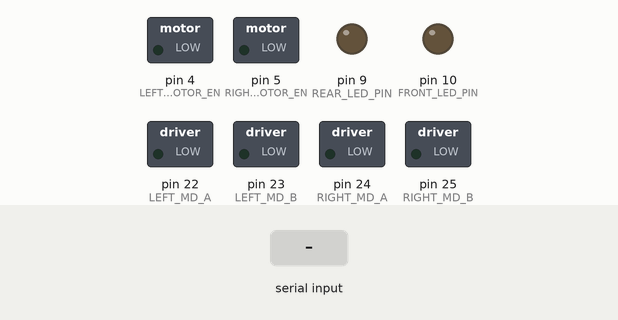
Bench run of a sketch on a simulated Arduino Mega 2560, built with avr-gcc and run on an emulated ATmega2560. On the bench: switched loads named in the sketch (green lamp = pin HIGH), output pins drawn as LEDs (lit = HIGH). The test bench sets the inputs (shaded band). What the sketch prints to the serial monitor is not drawn.

Above: at 1.2 s.
1.3 s: byte 1 (1) received over Serial
At 3.0 s:
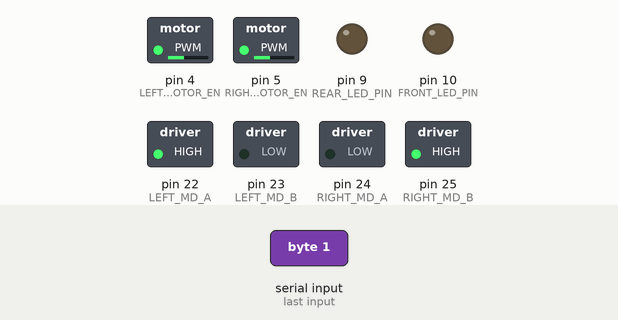
3.3 s: "1" received over Serial
At 4.3 s:
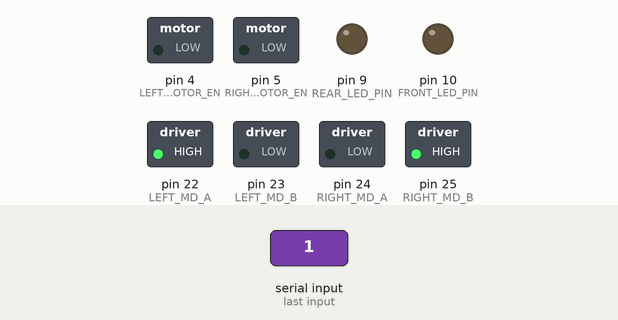
4.8 s: byte 2 (2) received over Serial
At 5.8 s:
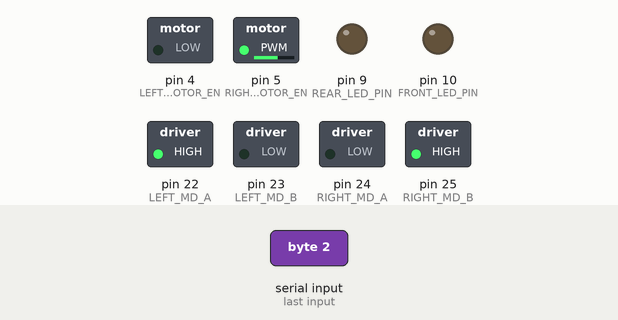
6.8 s: byte 3 (3) received over Serial
At 8.5 s:
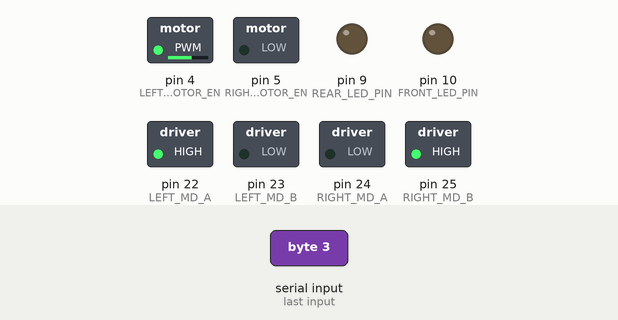
8.8 s: byte 4 (4) received over Serial
At 10.1 s:
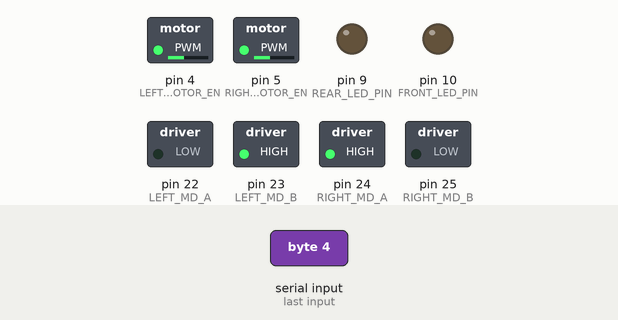
10.8 s: byte 5 (5) received over Serial
At 11.2 s:
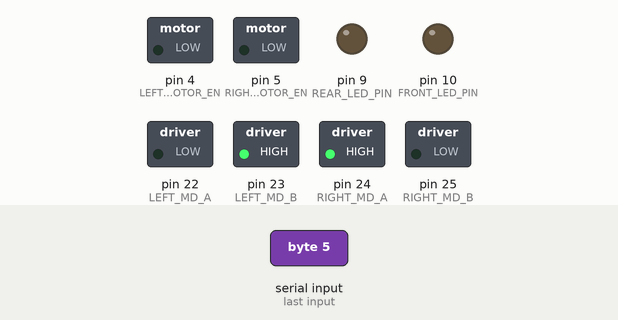
Timing chart, 0 to 13.3 s (numbered marks = the images above; inputs shaded):
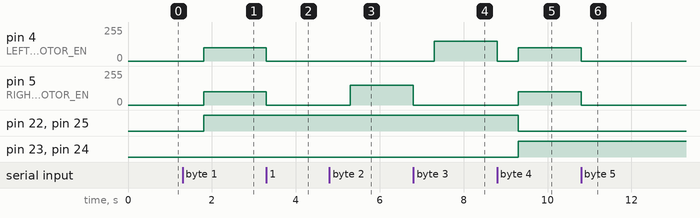

Measured:
- after the input at 1.3 s, pin 4 (LEFT_MOTOR_EN), pin 5 (RIGHT_MOTOR_EN): 0/255 → 100/255 after 0.50 s; pin 22 (LEFT_MD_A), pin 25 (RIGHT_MD_B): LOW → HIGH after 0.50 s
- after the input at 3.3 s, pin 4 (LEFT_MOTOR_EN), pin 5 (RIGHT_MOTOR_EN): 100/255 → 0/255 at once
- after the input at 4.8 s, pin 5 (RIGHT_MOTOR_EN): 0/255 → 150/255 after 0.50 s
- after the input at 6.8 s, pin 4 (LEFT_MOTOR_EN): 0/255 → 150/255 after 0.50 s; pin 5 (RIGHT_MOTOR_EN): 150/255 → 0/255 at once
- after the input at 8.8 s, pin 4 (LEFT_MOTOR_EN): 150/255 → 0/255 at once, → 100/255 0.50 s later; pin 5 (RIGHT_MOTOR_EN): 0/255 → 100/255 after 0.50 s; pin 22 (LEFT_MD_A), pin 25 (RIGHT_MD_B): HIGH → LOW after 0.50 s; pin 23 (LEFT_MD_B), pin 24 (RIGHT_MD_A): LOW → HIGH after 0.50 s
- after the input at 10.8 s, pin 4 (LEFT_MOTOR_EN), pin 5 (RIGHT_MOTOR_EN): 100/255 → 0/255 at once

The sketch:

smart_software_project_week8_lab1v1.ino
```cpp
/*

This code pairs the Arduino Mega 2560 SmartCAR with an Android Device.

The App can be viewed and downloaded from MIT's App Inventor : http://ai2.appinventor.mit.edu/?galleryId=4977576502362112

*/
```

lab5.cpp
```cpp
#include  "lab5.h"

#define LEFT_MD_A 22
#define LEFT_MD_B 23
#define RIGHT_MD_A 24
#define RIGHT_MD_B 25
#define LEFT_MOTOR_EN 4
#define RIGHT_MOTOR_EN 5
#define  FRONT_LED_PIN 10
#define REAR_LED_PIN  9

int init_done = false;

unsigned char text[] = "\n Welcome! Arduino Mega\n UART Test Program.\n";

//The setup function is called once at startup of the sketch
void setup()
{

    int i = 0;
    Serial.begin(115200);

    while (text[i] != '\0')
    Serial.write(text[i++]);

    Serial.write("Received  cmds: ");

    // Add your initialization code here
    pinMode(LEFT_MD_A, OUTPUT);
    pinMode(LEFT_MD_B, OUTPUT);
    pinMode(RIGHT_MD_A, OUTPUT);
    pinMode(RIGHT_MD_B, OUTPUT);
    pinMode(LEFT_MOTOR_EN, OUTPUT);
    pinMode(RIGHT_MOTOR_EN, OUTPUT);

    pinMode(FRONT_LED_PIN,  OUTPUT);
    pinMode(REAR_LED_PIN, OUTPUT);

    digitalWrite(LEFT_MD_A, LOW);
    digitalWrite(LEFT_MD_B, LOW);
    digitalWrite(RIGHT_MD_A, LOW);
    digitalWrite(RIGHT_MD_B, LOW);
    digitalWrite(LEFT_MOTOR_EN, LOW);
    digitalWrite(RIGHT_MOTOR_EN, LOW);

}
void move_forward()
{
    //Rotate counterclockwise for left motor
    digitalWrite(LEFT_MD_A, HIGH);
    digitalWrite(LEFT_MD_B, LOW);
    //Rotate clockwise for right motor
    digitalWrite(RIGHT_MD_A, LOW);
    digitalWrite(RIGHT_MD_B, HIGH);
    //Now turn left and right motors ON!
    analogWrite(LEFT_MOTOR_EN, 100);
    analogWrite(RIGHT_MOTOR_EN, 100);
}
void move_backward()
{
    //Rotate clockwise for left motor
    digitalWrite(LEFT_MD_A, LOW);
    digitalWrite(LEFT_MD_B, HIGH);
    //Rotate counterclockwise for right motor
    digitalWrite(RIGHT_MD_A, HIGH);
    digitalWrite(RIGHT_MD_B, LOW);
    //Now turn left and right motors ON!
    analogWrite(LEFT_MOTOR_EN, 100);
    analogWrite(RIGHT_MOTOR_EN, 100);
}

void turn_left() { //Rotate clockwise for right motor
    digitalWrite(RIGHT_MD_A, LOW);
    digitalWrite(RIGHT_MD_B, HIGH);
    analogWrite(LEFT_MOTOR_EN,
    0);
    analogWrite(RIGHT_MOTOR_EN, 150);
}
void turn_right() { //Rotate counterclockwise for left motor
    digitalWrite(LEFT_MD_A, HIGH);
    digitalWrite(LEFT_MD_B, LOW);
    analogWrite(LEFT_MOTOR_EN, 150);
    analogWrite(RIGHT_MOTOR_EN,
    0);
}
void move_stop() {
    analogWrite(LEFT_MOTOR_EN, 0);
    analogWrite(RIGHT_MOTOR_EN, 0);
}

void front_led_control(bool value) {
    if (value)
    {
        digitalWrite(FRONT_LED_PIN, HIGH);
    }
    else
    {
        digitalWrite(FRONT_LED_PIN, LOW);
    }
}

void rear_led_control(bool value) {
    if (value)
    {
        digitalWrite(REAR_LED_PIN,  HIGH);
    }
    else
    {
        digitalWrite(REAR_LED_PIN, LOW);
    }

}


void loop()
{
    if (Serial.available() > 0)
    {
        int command = Serial.read();
        Serial.print(command, DEC);
        Serial.print(" ");
        switch (command)
        {
            case 1:
            move_stop();
            delay(500);
            move_forward();
            break;
            case 2:
            move_stop();
            delay(500);
            turn_left();
            break;
            case 3:
            move_stop();
            delay(500);
            turn_right();
            break;
            case 4:
            move_stop();
            delay(500);
            move_backward();
            break;
            case 5:
            move_stop();
            break;
            case 6:
            front_led_control(true);
            break;
            case 7:
            front_led_control(false);
            break;
            case 8:
            rear_led_control(true);
            break;
            case 9:
            rear_led_control(false);
            break;
            default:
            move_stop();
            front_led_control(false);
            rear_led_control(false);
        }
    }
}
```

lab5.h
```cpp
#ifndef lab5
#define lab5

#include "Arduino.h"

#endif
```
